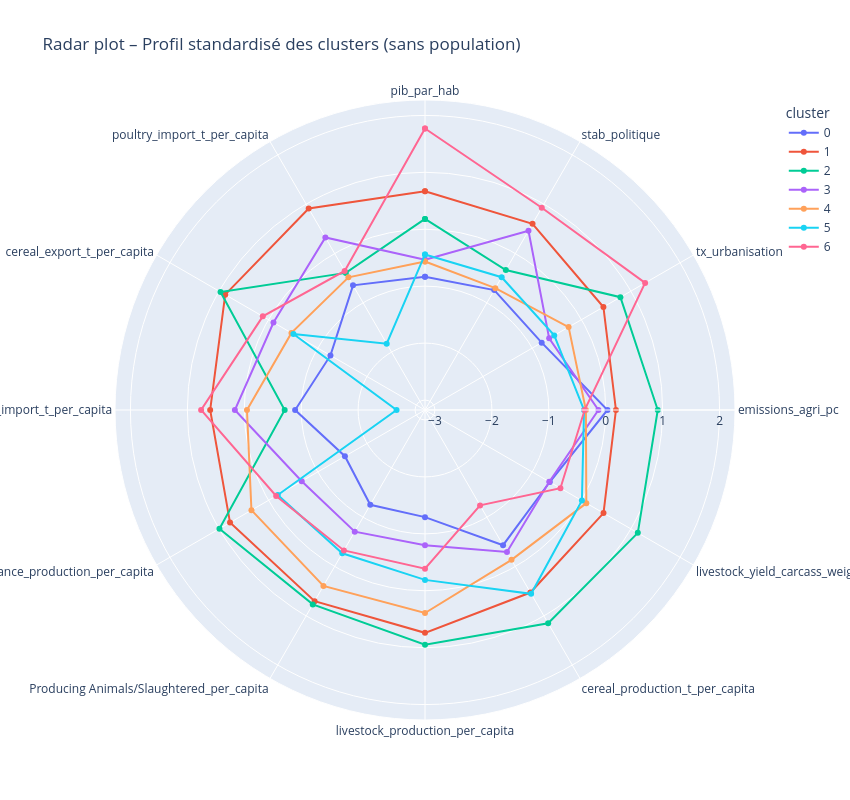

Notebook source saved alongside this figure:
### Markdown cell above
Radar Chart

### Code cell
# caract_std = moyenne des clusters sur variables standardisées
# obtenu dans l'étape précédente
df_radar = caract_std.copy()

# ✅ Exclure population du radar
df_radar = df_radar.drop(columns=["population"], errors="ignore")

df_radar["cluster"] = df_radar.index

# Convertir en format long
df_long = df_radar.melt(
    id_vars="cluster",
    var_name="Variable",
    value_name="Valeur"
)

# Radar plot
fig = px.line_polar(
    df_long,
    r="Valeur",
    theta="Variable",
    color="cluster",
    line_close=True,
    markers=True,
    title="Radar plot – Profil standardisé des clusters (sans population)"
)

fig.update_layout(
    polar=dict(
        radialaxis=dict(
            visible=True,
            range=[df_long["Valeur"].min()-0.5, df_long["Valeur"].max()+0.5]
        )
    ),
    width=850,
    height=800
)

fig.show()

### Figure 1 — Plotly figure (JSON) as saved in the notebook; plotly's stock layout.template omitted (floating-point values rounded to 4 significant figures)
{"data": [{"hovertemplate": "cluster=0<br>Valeur=%{r}<br>Variable=%{theta}<extra></extra>", "legendgroup": "0", "line": {"color": "#636efa", "dash": "solid"}, "marker": {"symbol": "circle"}, "mode": "lines+markers", "name": "0", "r": [-0.8335, -0.7426, -0.8082, 0.03061, -0.6445, -0.4326, -1.293, -1.252, -1.551, -0.8937, -1.257, -0.6465, -0.8335], "showlegend": true, "subplot": "polar", "theta": ["pib_par_hab", "stab_politique", "tx_urbanisation", "emissions_agri_pc", "livestock_yield_carcass_weight", "cereal_production_t_per_capita", "livestock_production_per_capita", "Producing Animals/Slaughtered_per_capita", "food_balance_production_per_capita", "cereal_import_t_per_capita", "cereal_export_t_per_capita", "poultry_import_t_per_capita", "pib_par_hab"], "type": "scatterpolar"}, {"hovertemplate": "cluster=1<br>Valeur=%{r}<br>Variable=%{theta}<extra></extra>", "legendgroup": "1", "line": {"color": "#EF553B", "dash": "solid"}, "marker": {"symbol": "circle"}, "mode": "lines+markers", "name": "1", "r": [0.6676, 0.6026, 0.4441, 0.1793, 0.4461, 0.5279, 0.7395, 0.703, 0.7801, 0.5992, 0.8778, 0.9113, 0.6676], "showlegend": true, "subplot": "polar", "theta": ["pib_par_hab", "stab_politique", "tx_urbanisation", "emissions_agri_pc", "livestock_yield_carcass_weight", "cereal_production_t_per_capita", "livestock_production_per_capita", "Producing Animals/Slaughtered_per_capita", "food_balance_production_per_capita", "cereal_import_t_per_capita", "cereal_export_t_per_capita", "poultry_import_t_per_capita", "pib_par_hab"], "type": "scatterpolar"}, {"hovertemplate": "cluster=2<br>Valeur=%{r}<br>Variable=%{theta}<extra></extra>", "legendgroup": "2", "line": {"color": "#00cc96", "dash": "solid"}, "marker": {"symbol": "circle"}, "mode": "lines+markers", "name": "2", "r": [0.1821, -0.3359, 0.7887, 0.9142, 1.142, 1.152, 0.9469, 0.7684, 0.9947, -0.7098, 0.973, -0.3942, 0.1821], "showlegend": true, "subplot": "polar", "theta": ["pib_par_hab", "stab_politique", "tx_urbanisation", "emissions_agri_pc", "livestock_yield_carcass_weight", "cereal_production_t_per_capita", "livestock_production_per_capita", "Producing Animals/Slaughtered_per_capita", "food_balance_production_per_capita", "cereal_import_t_per_capita", "cereal_export_t_per_capita", "poultry_import_t_per_capita", "pib_par_hab"], "type": "scatterpolar"}, {"hovertemplate": "cluster=3<br>Valeur=%{r}<br>Variable=%{theta}<extra></extra>", "legendgroup": "3", "line": {"color": "#ab63fa", "dash": "solid"}, "marker": {"symbol": "circle"}, "mode": "lines+markers", "name": "3", "r": [-0.5351, 0.4609, -0.6563, -0.1287, -0.6537, -0.2949, -0.7997, -0.707, -0.6743, 0.1653, -0.1015, 0.3251, -0.5351], "showlegend": true, "subplot": "polar", "theta": ["pib_par_hab", "stab_politique", "tx_urbanisation", "emissions_agri_pc", "livestock_yield_carcass_weight", "cereal_production_t_per_capita", "livestock_production_per_capita", "Producing Animals/Slaughtered_per_capita", "food_balance_production_per_capita", "cereal_import_t_per_capita", "cereal_export_t_per_capita", "poultry_import_t_per_capita", "pib_par_hab"], "type": "scatterpolar"}, {"hovertemplate": "cluster=4<br>Valeur=%{r}<br>Variable=%{theta}<extra></extra>", "legendgroup": "4", "line": {"color": "#FFA15A", "dash": "solid"}, "marker": {"symbol": "circle"}, "mode": "lines+markers", "name": "4", "r": [-0.5657, -0.7041, -0.2618, -0.3485, 0.09748, -0.1359, 0.3916, 0.3935, 0.3455, -0.0473, -0.4663, -0.4846, -0.5657], "showlegend": true, "subplot": "polar", "theta": ["pib_par_hab", "stab_politique", "tx_urbanisation", "emissions_agri_pc", "livestock_yield_carcass_weight", "cereal_production_t_per_capita", "livestock_production_per_capita", "Producing Animals/Slaughtered_per_capita", "food_balance_production_per_capita", "cereal_import_t_per_capita", "cereal_export_t_per_capita", "poultry_import_t_per_capita", "pib_par_hab"], "type": "scatterpolar"}, {"hovertemplate": "cluster=5<br>Valeur=%{r}<br>Variable=%{theta}<extra></extra>", "legendgroup": "5", "line": {"color": "#19d3f3", "dash": "solid"}, "marker": {"symbol": "circle"}, "mode": "lines+markers", "name": "5", "r": [-0.4425, -0.4818, -0.5537, -0.3816, 0.007951, 0.5535, -0.1907, -0.2679, -0.189, -2.675, -0.5061, -1.83, -0.4425], "showlegend": true, "subplot": "polar", "theta": ["pib_par_hab", "stab_politique", "tx_urbanisation", "emissions_agri_pc", "livestock_yield_carcass_weight", "cereal_production_t_per_capita", "livestock_production_per_capita", "Producing Animals/Slaughtered_per_capita", "food_balance_production_per_capita", "cereal_import_t_per_capita", "cereal_export_t_per_capita", "poultry_import_t_per_capita", "pib_par_hab"], "type": "scatterpolar"}, {"hovertemplate": "cluster=6<br>Valeur=%{r}<br>Variable=%{theta}<extra></extra>", "legendgroup": "6", "line": {"color": "#FF6692", "dash": "solid"}, "marker": {"symbol": "circle"}, "mode": "lines+markers", "name": "6", "r": [1.771, 0.9278, 1.29, -0.3706, -0.4282, -1.24, -0.3867, -0.3261, -0.1556, 0.7581, 0.1153, -0.3532, 1.771], "showlegend": true, "subplot": "polar", "theta": ["pib_par_hab", "stab_politique", "tx_urbanisation", "emissions_agri_pc", "livestock_yield_carcass_weight", "cereal_production_t_per_capita", "livestock_production_per_capita", "Producing Animals/Slaughtered_per_capita", "food_balance_production_per_capita", "cereal_import_t_per_capita", "cereal_export_t_per_capita", "poultry_import_t_per_capita", "pib_par_hab"], "type": "scatterpolar"}], "layout": {"height": 800, "legend": {"title": {"text": "cluster"}, "tracegroupgap": 0}, "polar": {"angularaxis": {"direction": "clockwise", "rotation": 90}, "domain": {"x": [0, 1], "y": [0, 1]}, "radialaxis": {"range": [-3.175, 2.271], "visible": true}}, "title": {"text": "Radar plot – Profil standardisé des clusters (sans population)"}, "width": 850}}
